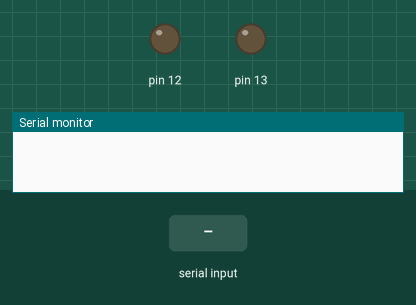
This sketch was run on a simulated Arduino Uno, built with avr-gcc and run on an emulated ATmega328P. Shown: output pins drawn as LEDs (lit = HIGH), the last lines printed to the serial monitor. The inputs (shaded band) are chosen by the test bench.

Above: at 1.2 s.
1.3 s: "O" received over Serial
At 2.8 s:
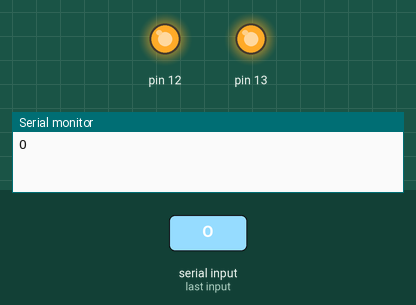
Timing chart, 0 to 8.8 s (numbered marks = the images above; inputs shaded):
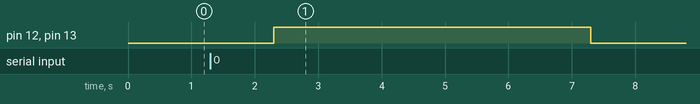

Measured:
- after the input at 1.3 s, pin 12, pin 13: LOW → HIGH after 1.0 s, → LOW 5.0 s later

The sketch:

python_arduino.ino
```cpp
char x;

void setup() {
  // put your setup code here, to run once:
pinMode(13,OUTPUT);
pinMode(12,OUTPUT);
Serial.begin(9600);
}

void loop() {
  // put your main code here, to run repeatedly:
  while(Serial.available()>0){
    char x= Serial.read();
    delay(1000);
    Serial.print(x);
    if (x == 'O') {
      digitalWrite(13,HIGH);
      digitalWrite(12,HIGH);
      delay(5000);
      digitalWrite(13,LOW);
      digitalWrite(12,LOW);
      }
    }

}
```
